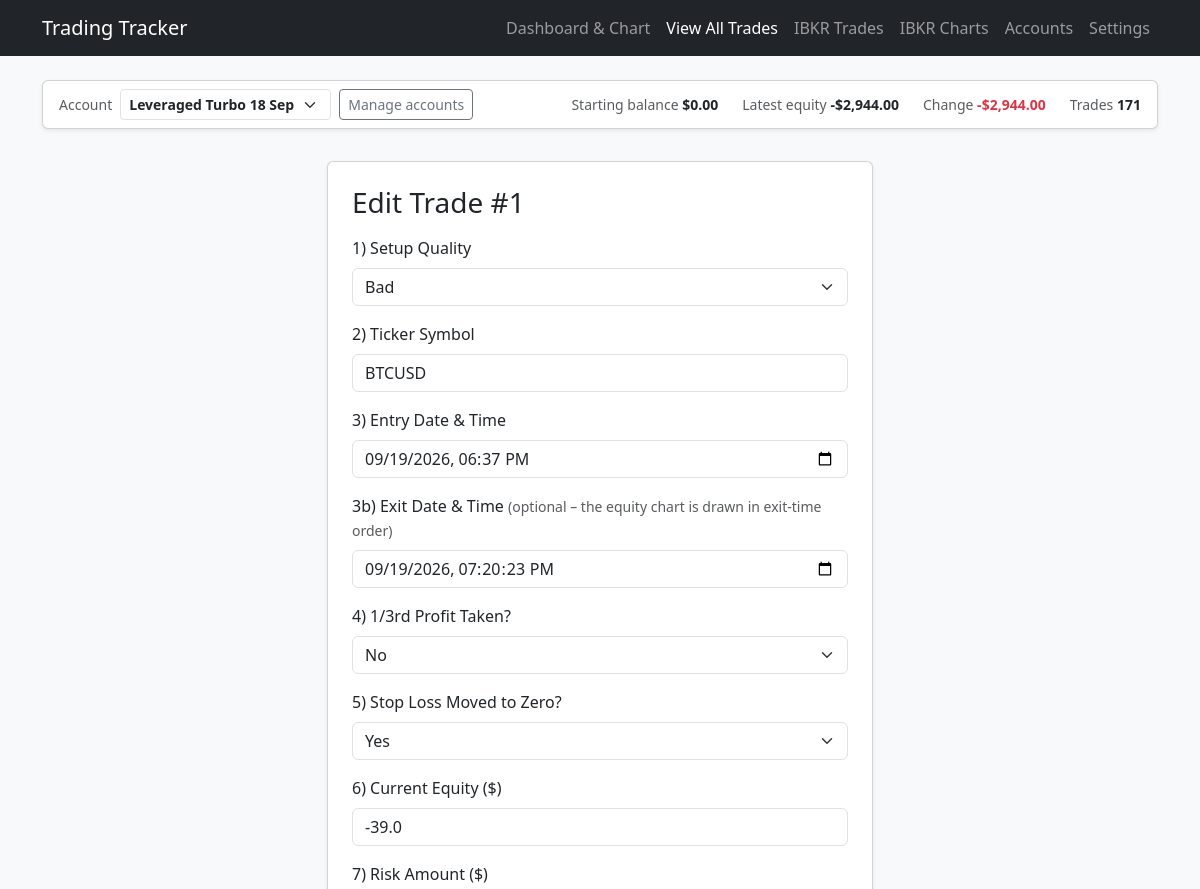
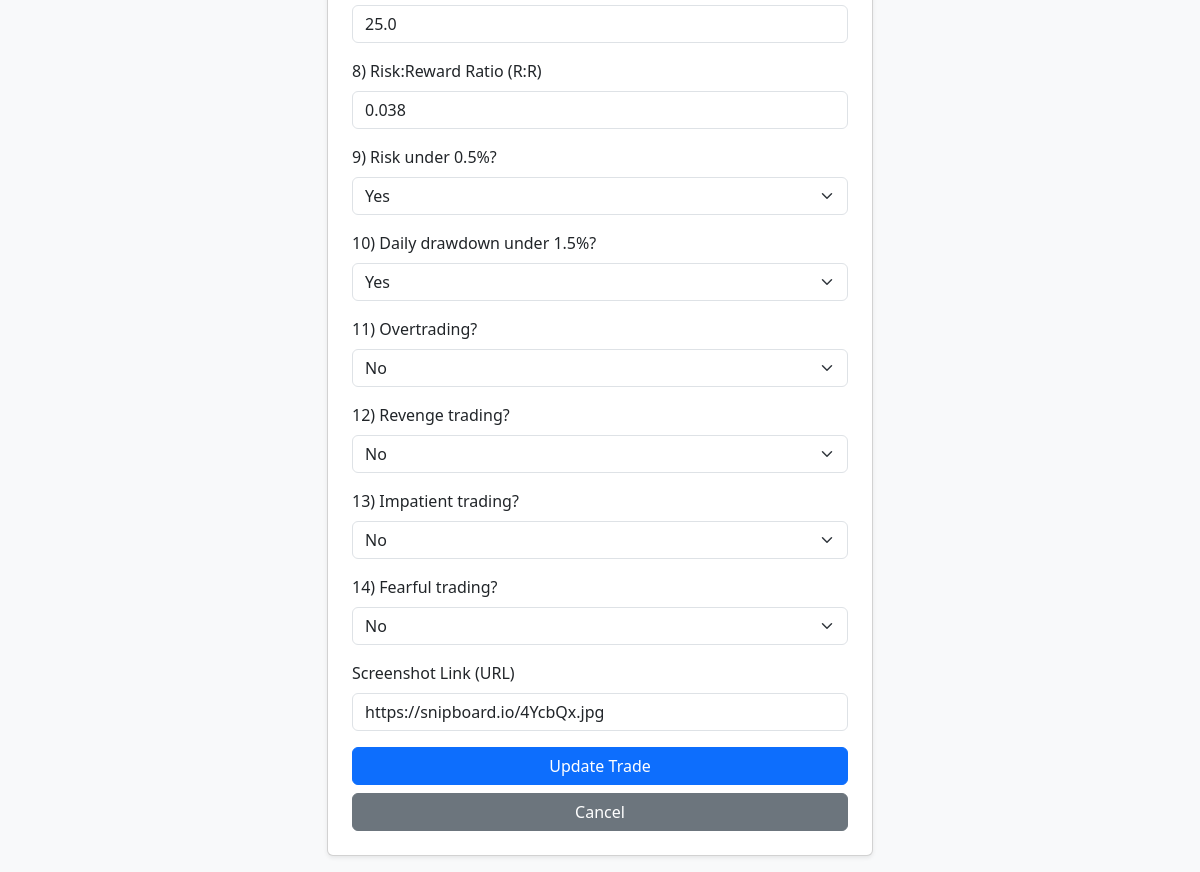
/trade/edit/1, run on the app's committed database (2 pictures, top to bottom).
### flask_app.py (models this page shows, shortened)
class Account(db.Model):
    id = db.Column(db.Integer, primary_key=True)
    name = db.Column(db.String(60), unique=True, nullable=False)
    starting_balance = db.Column(db.Float, nullable=True)
    created = db.Column(db.DateTime, default=datetime.utcnow)

class Trade(db.Model):
    id = db.Column(db.Integer, primary_key=True)
    position = db.Column(db.Integer, default=0)
    setup_quality_str = db.Column(db.String(20), nullable=False)
    ticker = db.Column(db.String(20), nullable=False)
    entry_datetime = db.Column(db.String(50), nullable=False)
    profit_taken_str = db.Column(db.String(10), nullable=False)
    stop_loss_zero_str = db.Column(db.String(10), nullable=False)
    current_equity = db.Column(db.Float, nullable=False)
    risk_str = db.Column(db.String(20), nullable=False)
    risk_reward_str = db.Column(db.String(20), nullable=False)
    risk_under_half_str = db.Column(db.String(10), nullable=True)
    daily_risk_str = db.Column(db.String(10), nullable=True)
    overtrading_str = db.Column(db.String(10), nullable=True, default='no')
    revenge_trading_str = db.Column(db.String(10), nullable=True, default='no')
    impatient_trading_str = db.Column(db.String(10), nullable=True, default='no')
    fearful_trading_str = db.Column(db.String(10), nullable=True, default='no')
    setup_score = db.Column(db.Float, nullable=False)
    profit_score = db.Column(db.Float, nullable=False)
    stop_loss_score = db.Column(db.Float, nullable=False)
    risk_score = db.Column(db.Float, nullable=False)
    risk_reward_score = db.Column(db.Float, nullable=False)
    daily_risk_score = db.Column(db.Float, nullable=True, default=0.0)
    psychology_score = db.Column(db.Float, nullable=True, default=0.0)
    total_score = db.Column(db.Float, nullable=False)
    timestamp = db.Column(db.DateTime, default=datetime.utcnow)
    screenshot_url = db.Column(db.String(500), nullable=True)
    account_id = db.Column(db.Integer, db.ForeignKey('account.id'), nullable=True)
    exit_datetime = db.Column(db.String(50), nullable=True)

### flask_app.py (the view, shortened to what this page needs)
@app.route('/trade/edit/<int:id>', methods=['GET', 'POST'])
def edit_trade(id):
    trade = Trade.query.get_or_404(id)
    return render_template('edit_trade.html', trade=trade)

### flask_app.py (called while the page is built)
def get_active_account():
    try:
        account = db.session.get(Account, int(request.cookies.get('account_id', '')))
    except ValueError:
        account = None
    return account or Account.query.order_by(Account.id.asc()).first()

def trade_profit_loss(trade):
    try:
        return float(trade.risk_str) * float(trade.risk_reward_str)
    except (TypeError, ValueError):
        return 0.0

def account_summary(account):
    trades = (
        Trade.query.filter_by(account_id=account.id)
        .order_by(Trade.position.asc())
        .all()
    )
    start = account.starting_balance
    latest = trades[-1].current_equity if trades else start
    change = latest - start if latest is not None and start is not None else None
    change_pct = change / start * 100 if change is not None and start and start > 0 else None
    return {
        'trade_count': len(trades),
        'starting_balance': start,
        'latest_equity': latest,
        'change': change,
        'change_pct': change_pct,
        'net_pl': sum(trade_profit_loss(t) for t in trades),
        'avg_score': (
            sum(t.total_score for t in trades) / len(trades) if trades else None
        ),
    }

@app.context_processor
def inject_accounts():
    return {
        'accounts': Account.query.order_by(Account.id.asc()).all(),
        'active_account': get_active_account(),
        'account_summary': account_summary,
    }

### templates/edit_trade.html (shortened to what this page needs)
<!DOCTYPE html>
<html lang="en">
<head>
    <link href="https://cdn.jsdelivr.net/npm/bootstrap@5.3.0/dist/css/bootstrap.min.css" rel="stylesheet">
</head>
<body class="bg-light">
    <nav class="navbar navbar-expand-lg navbar-dark bg-dark mb-4">
        <div class="container">
            <a class="navbar-brand" href="/">Trading Tracker</a>
              <div class="navbar-nav">
                <a class="nav-link" href="/">Dashboard & Chart</a>
                <a class="nav-link active" href="/trades-list">View All Trades</a>
                <a class="nav-link" href="/ibkr">IBKR Trades</a>
                <a class="nav-link" href="/ibkr-charts">IBKR Charts</a>
                <a class="nav-link" href="/accounts">Accounts</a>
                <a class="nav-link" href="/settings">Settings</a>
            </div>
        </div>
    </nav>
{% include '_account_bar.html' %}
    <div class="container py-3">
        <div class="row justify-content-center">
            <div class="col-md-6">
                <div class="card shadow-sm p-4">
                    <h3 class="card-title mb-3">Edit Trade #{{ trade.id }}</h3>
                    <form method="POST">
                        <div class="mb-3">
                            <label class="form-label">1) Setup Quality</label>
                            <select class="form-select" name="setup_quality" required>
                                <option value="bad" {% if trade.setup_quality_str == 'bad' %}selected{% endif %}>Bad</option>
                            </select>
                        </div>
                        <div class="mb-3">
                            <label class="form-label">2) Ticker Symbol</label>
                            <input type="text" class="form-control" name="ticker" value="{{ trade.ticker }}" required>
                        </div>
                        <div class="mb-3">
                            <label class="form-label">3) Entry Date & Time</label>
                            <input type="datetime-local" class="form-control" name="entry_datetime" value="{{ trade.entry_datetime }}" required>
                        </div>
                        <div class="mb-3">
                            <label class="form-label">3b) Exit Date &amp; Time <span class="text-muted small">(optional &ndash; the equity chart is drawn in exit-time order)</span></label>
                            <input type="datetime-local" step="1" class="form-control" name="exit_datetime" value="{{ trade.exit_datetime or '' }}">
                        </div>
                        <div class="mb-3">
                            <label class="form-label">4) 1/3rd Profit Taken?</label>
                            <select class="form-select" name="profit_taken" required>
                                <option value="no" {% if trade.profit_taken_str == 'no' %}selected{% endif %}>No</option>
                            </select>
                        </div>
                        <div class="mb-3">
                            <label class="form-label">5) Stop Loss Moved to Zero?</label>
                            <select class="form-select" name="stop_loss_zero" required>
                                <option value="yes" {% if trade.stop_loss_zero_str == 'yes' %}selected{% endif %}>Yes</option>
                            </select>
                        </div>
                        <div class="mb-3">
                            <label class="form-label">6) Current Equity ($)</label>
                            <input type="number" step="any" class="form-control" name="current_equity" value="{{ trade.current_equity }}" required>
                        </div>
                        <div class="mb-3">
                            <label class="form-label">7) Risk Amount ($)</label>
                            <input type="number" step="any" class="form-control" name="risk_val" value="{{ trade.risk_str }}" required>
                        </div>
                        <div class="mb-3">
                            <label class="form-label">8) Risk:Reward Ratio (R:R)</label>
                            <input type="number" step="any" class="form-control" name="risk_reward_val" value="{{ trade.risk_reward_str }}" required>
                        </div>
                        <div class="mb-3">
                            <label class="form-label">9) Risk under 0.5%?</label>
                            <select class="form-select" name="risk_under_half" required>
                                <option value="yes" {% if trade.risk_under_half_str == 'yes' %}selected{% endif %}>Yes</option>
                            </select>
                        </div>
                        <div class="mb-3">
                            <label class="form-label">10) Daily drawdown under 1.5%?</label>
                            <select class="form-select" name="daily_risk" required>
                                <option value="yes" {% if trade.daily_risk_str == 'yes' %}selected{% endif %}>Yes</option>
                            </select>
                        </div>
                        <div class="mb-3">
                            <label class="form-label">11) Overtrading?</label>
                            <select class="form-select" name="overtrading" required>
                                <option value="no" {% if trade.overtrading_str != 'yes' %}selected{% endif %}>No</option>
                            </select>
                        </div>
                        <div class="mb-3">
                            <label class="form-label">12) Revenge trading?</label>
                            <select class="form-select" name="revenge_trading" required>
                                <option value="no" {% if trade.revenge_trading_str != 'yes' %}selected{% endif %}>No</option>
                            </select>
                        </div>
                        <div class="mb-3">
                            <label class="form-label">13) Impatient trading?</label>
                            <select class="form-select" name="impatient_trading" required>
                                <option value="no" {% if trade.impatient_trading_str != 'yes' %}selected{% endif %}>No</option>
                            </select>
                        </div>
                        <div class="mb-3">
                            <label class="form-label">14) Fearful trading?</label>
                            <select class="form-select" name="fearful_trading" required>
                                <option value="no" {% if trade.fearful_trading_str != 'yes' %}selected{% endif %}>No</option>
                            </select>
                        </div>
                        <div class="mb-3">
                            <label for="screenshot_url" class="form-label">Screenshot Link (URL)</label>
                            <input type="url" class="form-label form-control" id="screenshot_url" name="screenshot_url" placeholder="https://imgur.com/... or TradingView link" value="{{ trade.screenshot_url if trade else '' }}">
                        </div>
                        <button type="submit" class="btn btn-primary w-100 mb-2">Update Trade</button>
                        <a href="/trades-list" class="btn btn-secondary w-100">Cancel</a>
                    </form>
                </div>
            </div>
        </div>
    </div>
</body>
</html>

### templates/_account_macros.html
{% macro money(v) -%}
{%- if v is none -%}&mdash;{%- else -%}{{ '-' if v < 0 else '' }}${{ '{:,.2f}'.format(v | abs) }}{%- endif -%}
{%- endmacro %}
{% macro signed(v) -%}
{%- if v is none -%}&mdash;{%- else -%}{{ '+' if v > 0 else '-' if v < 0 else '' }}${{ '{:,.2f}'.format(v | abs) }}{%- endif -%}
{%- endmacro %}
{% macro tone(v) -%}
{{ 'text-success' if v is not none and v > 0 else 'text-danger' if v is not none and v < 0 else '' }}
{%- endmacro %}

### data on the page
Account: starting_balance "0.00"
Trade: current_equity "-", current_equity "2,944.00"
Trade: id "1", setup_quality "Bad", ticker "BTCUSD", entry_datetime "09/19/2026 18:37", exit_datetime "09/19/2026 19:20:23", profit_taken "No", stop_loss_zero "Yes", current_equity "-39.0", risk_val "25.0", risk_reward_val "0.038", risk_under_half "Yes", daily_risk "Yes", overtrading "No", revenge_trading "No", impatient_trading "No", fearful_trading "No", screenshot_url "https://snipboard.io/4YcbQx.jpg"

### other printed values
{{ '+' if v > 0 else '-' if v < 0 else '' }} "-"
{{ '{:,.2f}'.format(v | abs) }} "2,944.00"
{{ s.trade_count }} "171"
form field value "Leveraged Turbo 18 Sep"
